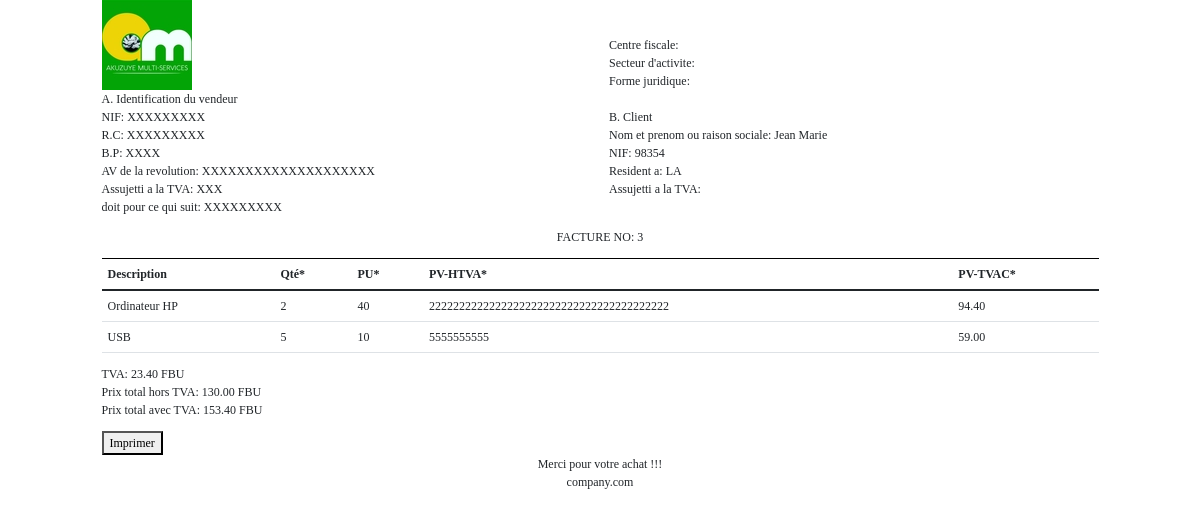
Page /orderDetail/57/2 (signed in) on the committed database.
### Base/models.py (models this page shows, shortened)
class ClientProfile(models.Model):
    user = models.ForeignKey(User, on_delete=models.CASCADE)
    client = models.CharField(null=True, blank=True, max_length=100)
    phone = models.CharField(null=True, blank=True, max_length=100)
    residence = models.CharField(null=True, blank=True, max_length=50)
    nif = models.CharField(null=True, blank=True, max_length=50)
    class Meta:
        ordering = ['client']

class OrdersNo(models.Model):
    user = models.ForeignKey(User, on_delete=models.CASCADE)
    no = models.CharField(null=True, blank=True, max_length=50)
    quantity = models.CharField(null=True, blank=True, max_length=50)
    price = models.CharField(null=True, blank=True, max_length=50)
    client = models.ForeignKey(ClientProfile, verbose_name="Client name", on_delete=models.CASCADE)
    name = models.ForeignKey(Products, verbose_name="Product name", on_delete=models.CASCADE)
    class Meta:
        ordering = ['no']

class Products(models.Model):
    user = models.ForeignKey(User, on_delete=models.CASCADE)
    name = models.CharField(null=True, blank=True, max_length=50)
    quantity = models.IntegerField(null=True, blank=True)
    price = models.IntegerField(null=True, blank=True)
    class Meta:
        ordering = ['name']
    def __str__(self):
        return f"{self.name}"

### Base/views.py (the view)
# urls.py: path('orderDetail/<int:id>/<int:idd>', views.orderDetail, name='orderDetail'),
@login_required
def orderDetail(request, id, idd):
    header_title = "Factures"
    detOrder = get_object_or_404(OrdersNo, id=id)
    productData = get_object_or_404(Products, id=idd)
    clien = get_object_or_404(ClientProfile, id=detOrder.client.id)
    loo = OrdersNo.objects.filter(no=detOrder.no)
    quantity_list = []
    price_list = []
    total_price_list = []
    tva_price_list = []
    total_price_tva_list = []
    each_full = 0.0
    each_price = 0.0
    each_tva = 0.0
    for x in loo:
        quantity_list.append(x.quantity)
        price_list.append(x.name.price)
        pv_total = float(x.name.price) * float(x.quantity)  # Total price without TVA for each
        tva = pv_total * 18.0 / 100  # TVA for each
        tottva = tva + pv_total  # Total price with TVA for each
        total_price_list.append(pv_total)
        tva_price_list.append(tva)
        total_price_tva_list.append(tottva)
        each_tva = each_tva + tva
        each_price = each_price + pv_total
        each_full = each_full + tottva
    mylist = zip(loo, total_price_tva_list)
    context = {
        'mylist': mylist,
    }
    return render(request, "orderDetail.html", locals())

### Base/templates/orderDetail.html (shortened to what this page needs)
<!doctype html>
{% load static %}
{% load mathfilters %}
<html lang="en">
<head>
	<link rel="stylesheet" href="{% static '../static/css/bootstrap.min.css' %}">
    <link rel="stylesheet" href="{% static '../static/js/bootstrap.min.js' %}">
	<link rel="stylesheet" href="{% static '../static/css/test.css' %}">
</head>
<body>
<div class="row">
	<div class="col-1 col-sm-1 col-xm-12"></div>
	<div class="col-5 col-sm-5 col-xm-12">
		<img src="/media/photo/90.jpg" class="imgcente" alt="Logo"><br>
		<p>A. Identification du vendeur<br>
		NIF: XXXXXXXXX<br>
		R.C: XXXXXXXXX<br>
		B.P: XXXX<br>
		AV de la revolution: XXXXXXXXXXXXXXXXXXXX<br>
		Assujetti a la TVA: XXX<br>
		doit pour ce qui suit: XXXXXXXXX<br></p>
	</div>
	<div class="col-5 col-sm-5 col-xm-12">
		<br><br>
		Centre fiscale:<br>
		Secteur d'activite:<br>
		Forme juridique:<br><br>
		<p>B. Client<br>
		Nom et prenom ou raison sociale: {{clien.client}}<br>
		NIF: {{clien.nif}}<br>
		Resident a: {{clien.residence}}<br>
		Assujetti a la TVA:<br></p>
	</div>
	<div class="col-1 col-sm-1 col-xm-12"></div>
</div>
<div class="row">
  <div class="col-1 col-sm-1 col-xm-12"></div>
  <div id="ticket" class="col-10 col-sm-10 col-xm-12">
		<p class="text-center">FACTURE NO: {{ detOrder.no }}</p>
	  <table class="table">
	  <thead>
	    <tr>
		    <th scope="col">Description</th>
		    <th scope="col">Qté*</th>
		    <th scope="col">PU*</th>
		    <th scope="col">PV-HTVA*</th>
		    <th scope="col">PV-TVAC*</th>
	    </tr>
	  </thead>
	  <tbody>
	  {% for item, tot_tva in mylist %}
	    <tr>
	      <td>{{ item.name }}</td>
		    <td>{{ item.quantity }}</td>
		    <td>{{ item.name.price }}</td>
		    <td>{{ item.name.price|mul:item.quantity }}</td>
		    <td> {{ tot_tva|floatformat:2 }}</td>
	    </tr>
	  {% endfor %}
	  </tbody>
	  </table>
	  <p>
		  TVA: {{ each_tva|floatformat:2 }} FBU <br>
		  Prix total hors TVA: {{ each_price|floatformat:2 }} FBU <br>
		  Prix total avec TVA: {{ each_full|floatformat:2 }} FBU <br>
	  </p>
	  <button id="btnPrint" class="hidden-print">Imprimer</button>
  </div>
  <div class="col-1 col-sm-1 col-xm-12"></div>
</div>
	<footer class="container text-center">
	  <p class="centered">Merci pour votre achat !!!
                <br>company.com</p>
	</footer>
</body>
</html>

### Base/static/css/test.css (style rules this page uses)
* { font-size: 12px; font-family: 'Times New Roman'; }
td, th, tr, table { border-top: 1px solid black; border-collapse: collapse; }
.centered { text-align: center; align-content: center; }

### rows in the picture
ClientProfile: client "Jean Marie", nif "98354", residence "LA"
OrdersNo: no "3", name "Ordinateur HP", quantity "2", name.price "40", name.price|mul "2222222222222222222222222222222222222222", tot_tva "94.40"
OrdersNo: name "USB", quantity "5", name.price "10", name.price|mul "5555555555", tot_tva "59.00"

### other values in the picture
{{ each_tva|floatformat:2 }} "23.40"
{{ each_price|floatformat:2 }} "130.00"
{{ each_full|floatformat:2 }} "153.40"
